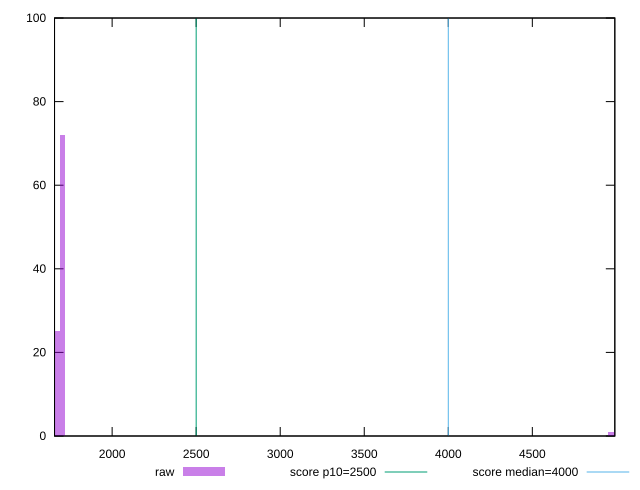

The script that saved this image:
reset

$raw <<EOF
1702.6284222345907 72
1674.2512818640143 25
4994.376705221466 1
1645.8741414934377 1
4965.999564850889 1
EOF

set key outside below
set boxwidth 28.377140370576512
set xrange [1657.281:4990.808999999999]
set yrange [0:100]
set trange [0:100]
set style fill transparent solid 0.5 noborder

set parametric
set terminal svg size 640, 490 enhanced background rgb 'white'
set output "reports/report_00031_2021-02-24T23-18-18.084Z/largest-contentful-paint/samples/music/raw/histogram.svg"

plot $raw title "raw" with boxes, \
     2500,t title "score p10=2500", \
     4000,t title "score median=4000"

reset
